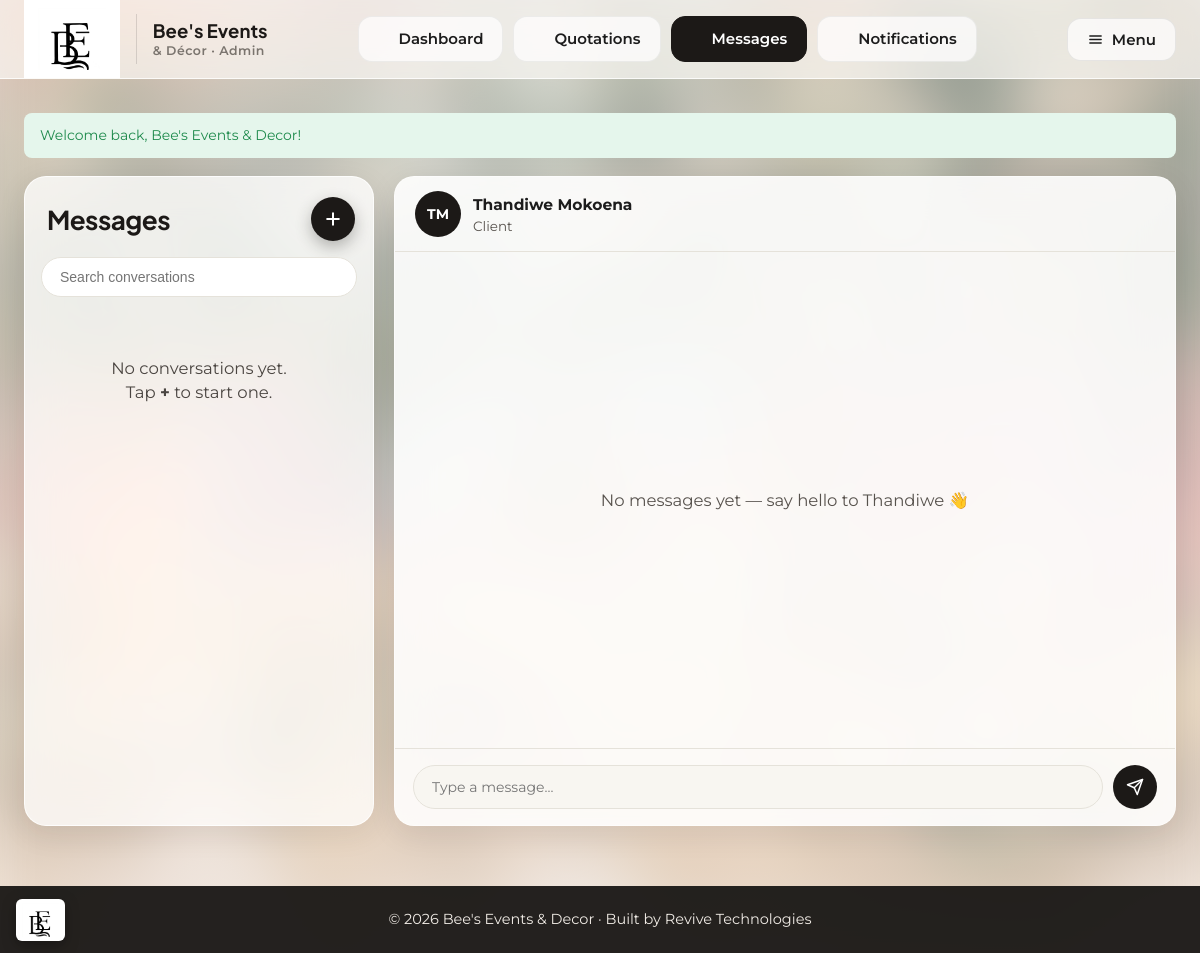
The page /admin/messages.php?with=2 (signed in) on the database its author committed.
### tables this page shows
CREATE TABLE users (
    user_id     INT AUTO_INCREMENT PRIMARY KEY,
    full_name   VARCHAR(120)  NOT NULL,
    email       VARCHAR(150)  NOT NULL UNIQUE,
    phone       VARCHAR(30)   DEFAULT NULL,
    profile_image VARCHAR(255) DEFAULT NULL,           
    password    VARCHAR(255)  NOT NULL,            
    role        ENUM('client','freelancer','admin') NOT NULL DEFAULT 'client',
    status      ENUM('active','suspended')  NOT NULL DEFAULT 'active',
    created_at  DATETIME NOT NULL DEFAULT CURRENT_TIMESTAMP
);

### includes/functions.php (called while the page is built, shortened)
<?php
function h($string) {
    return htmlspecialchars($string ?? '', ENT_QUOTES, 'UTF-8');
}

### admin/messages.php (the view, shortened to what this page needs)
<?php
require_once '../includes/functions.php';
require_once '../config/database.php';
$admin_id = $_SESSION['user_id'];
$stmt = $pdo->prepare(
    "SELECT u.user_id, u.full_name, u.role, u.profile_image,
        (SELECT message FROM messages m2 WHERE (m2.sender_id=u.user_id AND m2.receiver_id=?) OR (m2.sender_id=? AND m2.receiver_id=u.user_id) ORDER BY m2.sent_at DESC LIMIT 1) AS last_message,
        (SELECT sent_at FROM messages m3 WHERE (m3.sender_id=u.user_id AND m3.receiver_id=?) OR (m3.sender_id=? AND m3.receiver_id=u.user_id) ORDER BY m3.sent_at DESC LIMIT 1) AS last_time,
        (SELECT COUNT(*) FROM messages m4 WHERE m4.sender_id=u.user_id AND m4.receiver_id=? AND m4.is_read=0) AS unread
     FROM users u
     WHERE u.user_id IN (
        SELECT sender_id FROM messages WHERE receiver_id = ?
        UNION
        SELECT receiver_id FROM messages WHERE sender_id = ?
     )
     ORDER BY last_time DESC"
);
$stmt->execute([$admin_id, $admin_id, $admin_id, $admin_id, $admin_id, $admin_id, $admin_id]);
$conversations = $stmt->fetchAll();
$with = isset($_GET['with']) ? (int)$_GET['with'] : ($conversations[0]['user_id'] ?? null);
$messages = [];
$with_user = null;
if ($with) {
    $stmt = $pdo->prepare('SELECT user_id, full_name, role, profile_image FROM users WHERE user_id = ? AND role <> \'admin\'');
    $stmt->execute([$with]);
    $with_user = $stmt->fetch();
    if ($with_user) {
        $stmt = $pdo->prepare(
            "SELECT * FROM messages WHERE (sender_id=? AND receiver_id=?) OR (sender_id=? AND receiver_id=?) ORDER BY sent_at ASC"
        );
        $stmt->execute([$admin_id, $with, $with, $admin_id]);
        $messages = $stmt->fetchAll();
    }
}
function msg_avatar($u, $base) {
    $ini = '';
    foreach (array_slice(preg_split('/\s+/', trim($u['full_name'])), 0, 2) as $part) $ini .= mb_strtoupper(mb_substr($part, 0, 1));
    return '<span class="msg-avatar msg-avatar-ini">' . h($ini) . '</span>';
}
$base       = '../';
include '../includes/header_dashboard.php';
?>
<div class="msg-layout">
    <aside class="msg-side">
        <div class="msg-side-head">
            <h2>Messages</h2>
            <button type="button" class="msg-new-btn" data-open-modal="newChat" title="Start a new conversation" aria-label="Start a new conversation">
                <svg width="20" height="20" viewBox="0 0 24 24" fill="none" stroke="currentColor" stroke-width="2.4" stroke-linecap="round"><path d="M12 5v14M5 12h14"/></svg>
            </button>
        </div>
        <div class="msg-search"><input type="search" placeholder="Search conversations" data-filter-input="convList"></div>
        <div class="msg-list" id="convList">
            <?php if (empty($conversations)): ?>
                <p class="empty-state" style="padding:30px 16px;">No conversations yet.<br>Tap <strong>+</strong> to start one.</p>
            <?php else: foreach ($conversations as $c): ?>
                <a href="?with=<?php echo (int)$c['user_id']; ?>" class="msg-item <?php echo $with == $c['user_id'] ? 'active' : ''; ?>" data-filter-item="<?php echo h(strtolower($c['full_name'] . ' ' . $c['role'])); ?>">
                    <?php echo msg_avatar($c, $base); ?>
                    <span class="msg-item-body">
                        <span class="msg-item-top">
                            <strong><?php echo h($c['full_name']); ?></strong>
                            <em><?php echo $c['last_time'] ? date('D', strtotime($c['last_time'])) : ''; ?></em>
                        </span>
                        <span class="msg-item-preview"><?php echo h($c['last_message']); ?></span>
                    </span>
                    <?php if ($c['unread'] > 0): ?><span class="badge-count msg-unread"><?php echo (int)$c['unread']; ?></span><?php endif; ?>
                </a>
            <?php endforeach; endif; ?>
        </div>
    </aside>
    <section class="chat-box msg-main">
        <?php if ($with_user): ?>
            <div class="chat-header">
                <?php echo msg_avatar($with_user, $base); ?>
                <div>
                    <strong><?php echo h($with_user['full_name']); ?></strong>
                    <div style="font-size:12px;color:var(--text-muted);"><?php echo ucfirst($with_user['role']); ?></div>
                </div>
            </div>
            <div class="chat-messages">
                <?php if (empty($messages)): ?>
                    <p style="text-align:center;color:var(--text-muted);margin:auto;">No messages yet &mdash; say hello to <?php echo h(explode(' ', $with_user['full_name'])[0]); ?> 👋</p>
                <?php endif; ?>
            </div>
            <form method="POST" action="messages.php" class="chat-input">
                <input type="text" name="message" placeholder="Type a message..." required autocomplete="off">
                <button type="submit" class="btn btn-primary" aria-label="Send"><svg width="18" height="18" viewBox="0 0 24 24" fill="none" stroke="currentColor" stroke-width="2" stroke-linecap="round" stroke-linejoin="round"><path d="m22 2-7 20-4-9-9-4 20-7Z"/><path d="M22 2 11 13"/></svg></button>
            </form>
        <?php endif; ?>
    </section>
</div>
<?php include '../includes/footer_dashboard.php'; ?>

### rows shown on the page
users: full_name "Thandiwe Mokoena", role "Client", full_name "Thandiwe"

### other values the page prints
$who "Admin"
$item['label'] "Dashboard"
$item['label'] "Quotations"
$item['label'] "Messages"
$item['label'] "Notifications"
$flash['message'] "Welcome back, Bee's Events & Decor!"
$ini "TM"
